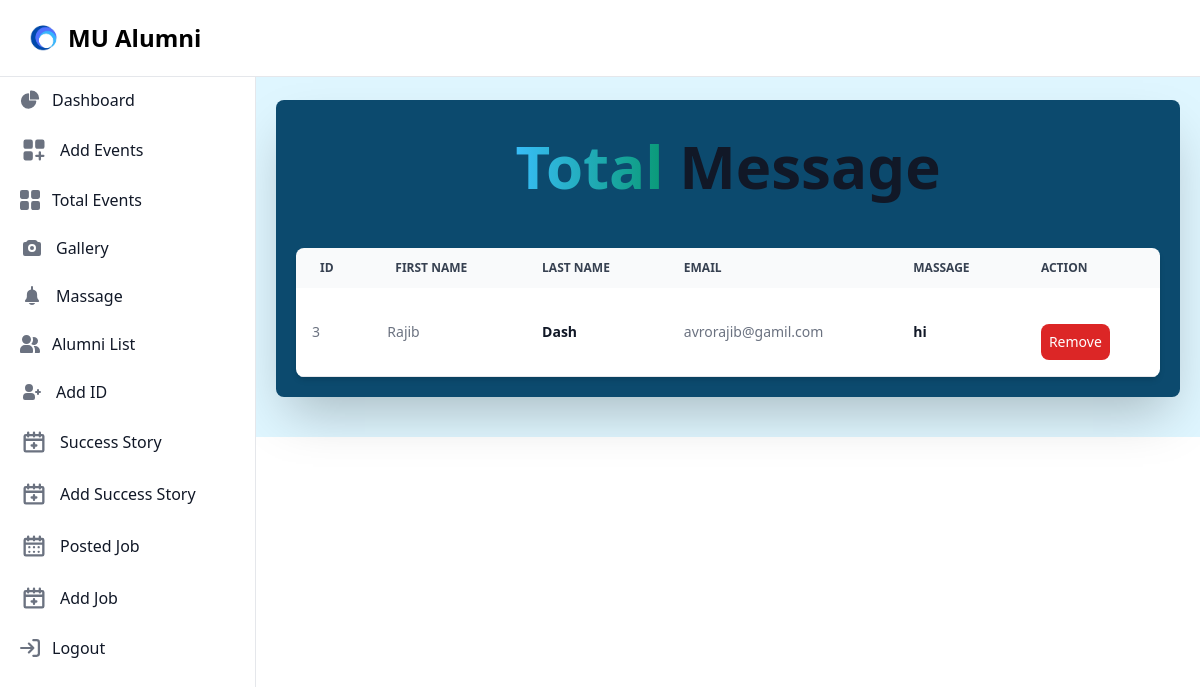
Screenshot of /Admin/massage.php with the database file from the repository.
### tables this page shows
CREATE TABLE `contact` (
  `id` int(11) NOT NULL,
  `fname` varchar(255) NOT NULL,
  `lname` varchar(255) NOT NULL,
  `email` varchar(255) NOT NULL,
  `massage` text NOT NULL
);

### Admin/massage.php (the view, shortened to what this page needs)
<script src="https://cdn.tailwindcss.com"></script>
    <link rel="stylesheet" href="https://cdnjs.cloudflare.com/ajax/libs/flowbite/2.3.0/flowbite.css" />
    <link rel="stylesheet" href="./css/style.css">
<div class="admin">
      <?php
      require_once("navigation.php");
      ?>
      <?php
      require_once("aside.php");
      ?>
      <?php
      require("../config/configer.php");
      $readData = "SELECT * FROM `contact`";
      $query=mysqli_query($connect,$readData);
      ?>
  <div class="p-4 sm:ml-64 bg-[#DFF6FF]">
     <div class="p-1 border-gray-200 rounded-lg dark:border-gray-700">
       <div class="massage mt-20 mb-5">
          <div class="total-massage bg-sky-900 p-5 rounded-lg shadow-2xl">
             <div class="heading-event max-w-screen-xl flex flex-wrap items-center justify-around mx-auto p-4">
               <div class="event-list-text">
                  <h1 class="mb-4 text-3xl font-extrabold text-gray-900 dark:text-white md:text-5xl lg:text-6xl"><span class="text-transparent bg-clip-text bg-gradient-to-r to-emerald-600 from-sky-400">Total </span>Message</h1>
              </div>
        </div>
     <div class="massage-items mt-5">
             <div class="relative overflow-x-auto shadow-md sm:rounded-lg">
         <table class="w-full text-sm text-left rtl:text-right text-gray-500 dark:text-gray-400">
             <thead class="text-xs text-gray-700 uppercase bg-gray-50 dark:bg-gray-700 dark:text-gray-400">
               <tr>
                 <th scope="col" class="px-6 py-3">
                    ID
                 </th>
                 <th scope="col" class="px-6 py-3">
                    First Name
                 </th>
                 <th scope="col" class="px-6 py-3">
                    Last Name
                 </th>
                 <th scope="col" class="px-6 py-3">
                    Email
                 </th>
                 <th scope="col" class="px-6 py-3">
                    Massage
                 </th>
                 <th scope="col" class="px-6 py-3">
                    Action
                 </th>
               </tr>
             </thead>
           <tbody>
           <?php
            while($data = mysqli_fetch_assoc($query)){
               $id=$data['id'];
               $fname=$data['fname'];
               $lname=$data['lname'];
               $email=$data['email'];
               $massage=$data['massage'];
            ?>
               <tr class="bg-white border-b dark:bg-gray-800 dark:border-gray-700 hover:bg-gray-50 dark:hover:bg-gray-600">
                <td class="p-4">
                    <h2><?php echo $id ?></h2>
                </td>
                <td class="p-4">
                    <h1><?php echo $fname ?></h1>
                </td>
                <td class="px-6 py-4 font-semibold text-gray-900 dark:text-white">
                    <?php echo $lname ?>
                </td>
                <td class="px-6 py-4">
                <?php echo $email ?>
                </td>
                <td class="px-6 py-4 font-semibold text-gray-900 dark:text-white">
                 <?php echo $massage ?>
                </td>
                <td class="px-6 py-4 ">
                    <a href="../php_core/massage_del.php?del=<?php echo $id;?>" class="font-medium bg-red-600 mt-5 text-white dark:text-white-600 inline-block p-2 rounded-lg  hover:underline">Remove</a>
                </td>
               </tr>
          <?php
            }
           ?>
           </tbody>
        </table>
        </div>
        </div>
        </div>
      </div>
   </div>
 </div>
</div>

### rows the page displays
contact: id "3", fname "Rajib", lname "Dash", email "avrorajib@gamil.com", massage "hi"
